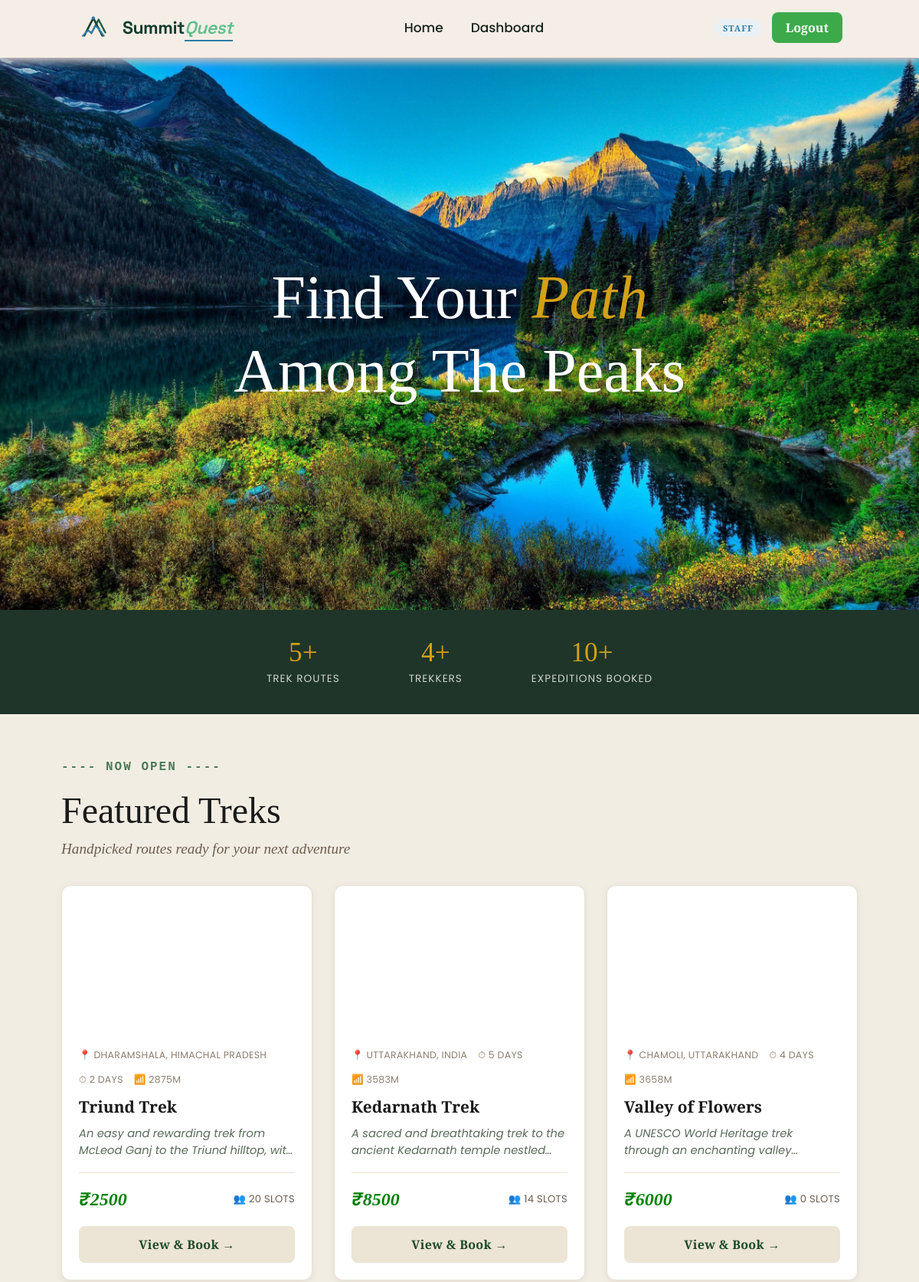
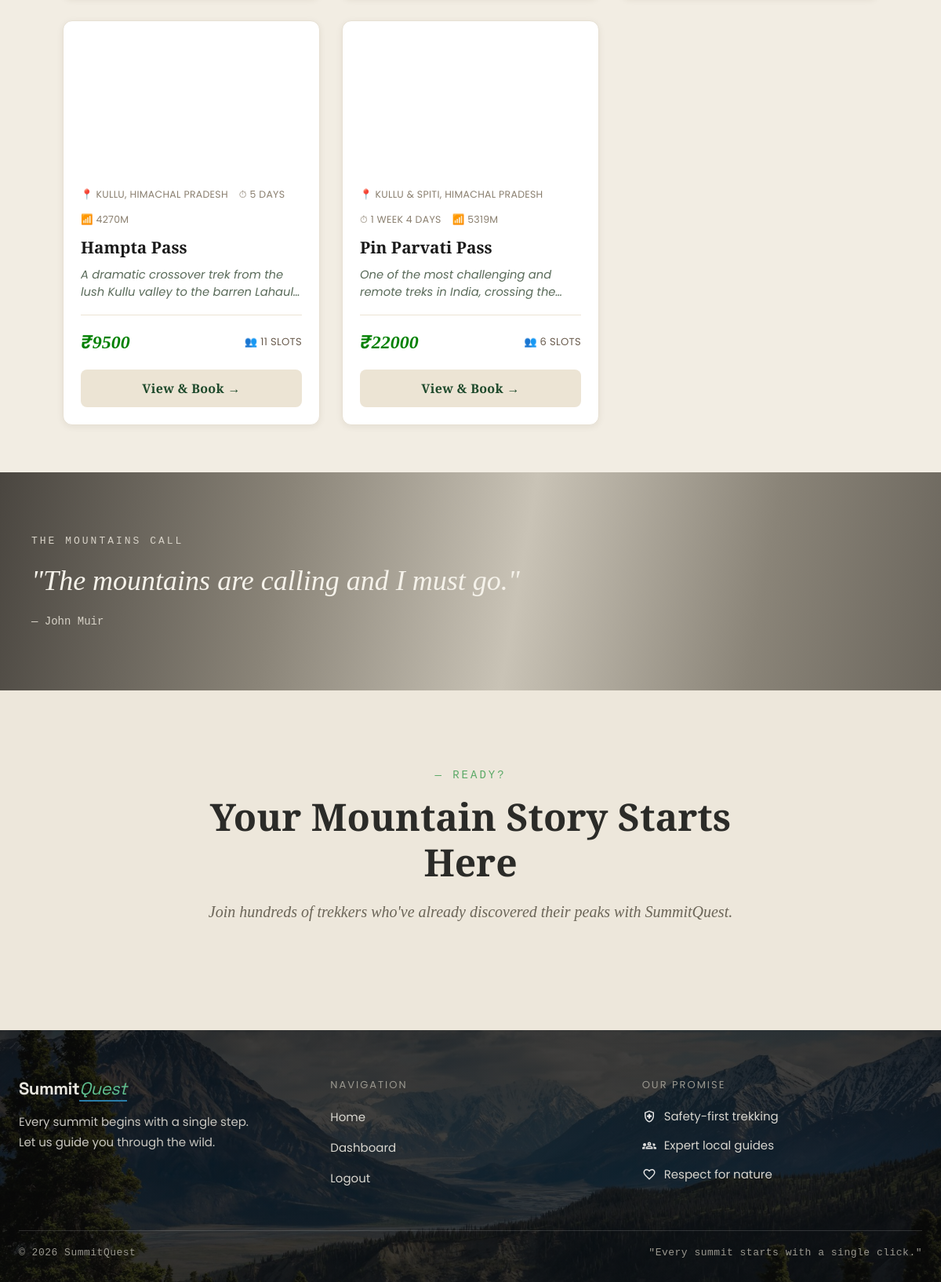
The app's page / (signed in) with its own data (2 pictures, top to bottom).
### app/models.py (models this page shows, shortened)
class Treks(db.Model):
    __tablename__ = "trek"
    id = db.Column(db.Integer, primary_key = True)
    name = db.Column(db.String(256), nullable= False, index = True)
    location = db.Column(db.String(50), nullable= False, index = True)
    difficulty= db.Column(db.String(50), nullable = False, index = True)
    status = db.Column(db.String(50), nullable = False, default = "Pending")
    duration =  db.Column(db.Integer, nullable= False)
    starting_date = db.Column(db.Date, nullable= False)
    ending_date = db.Column(db.Date, nullable= False)
    is_blocked = db.Column(db.String(50),nullable = False,default = False)
    created_at = db.Column(db.DateTime, default=datetime.utcnow, nullable=False)
    capacity = db.Column(db.Integer, default = 10)
    available = db.Column(db.Integer, default = 10)
    description = db.Column(db.Text)
    updated_at = db.Column(db.DateTime, default=datetime.utcnow, onupdate=datetime.utcnow, nullable=False)
    price = db.Column(db.Float, default=0)
    altitude = db.Column(db.String(50), nullable=True)
    image_url = db.Column(db.String(500), nullable=True)
    highlights = db.Column(db.Text, nullable=True)
    requirements = db.Column(db.Text, nullable=True)
    assigned_staff_id = db.Column(db.Integer,db.ForeignKey("user.id"),nullable = True)
    bookings = db.relationship(
    "Bookings",
    backref="trek",
    cascade="all, delete-orphan")

### app/routes.py (the view)
@visit.route("/")
def home():
    open_treks = (
        Treks.query.filter(Treks.status.in_(["Approved", "Open"]))
        .order_by(Treks.starting_date)
        .limit(6)
        .all()
    )
    stats = {
        "treks": Treks.query.count(),
        "users": User.query.filter_by(role="trekker").count(),
        "bookings": Bookings.query.count(),
    }
    return render_template("index.html", open_treks=open_treks, stats=stats)

### app/utils.py (called while the page is built)
def current_user():
    if 'user_id' not in session:
        return AnonUser()
    return SessionUser(session)

def format_duration(days):
    if not days or days < 1:
        return '—'
    weeks, remainder = divmod(int(days), 7)
    parts = []
    if weeks:
        parts.append(f"{weeks} Week{'s' if weeks > 1 else ''}")
    if remainder:
        parts.append(f"{remainder} Day{'s' if remainder > 1 else ''}")
    return ' '.join(parts) if parts else f"{days} Day{'s' if days != 1 else ''}"

### templates/index.html (shortened to what this page needs)
{% extends "base.html"%}
{% block extra_css%}
<link rel="stylesheet" href="{{ url_for('static', filename='css/for_index.css') }}">
{% endblock %}
{% block content %}
<div class="hero">
    <h1 class="hero-title">
        Find Your <span class="accent">Path</span> Among The Peaks
    </h1>
</div>
<section class="stats-strip">
    <div class="stat-item">
        <div class="stat-number">{{ stats.treks }}+</div>
        <div class="stat-label">Trek Routes</div>
    </div>
    <div class="stat-item">
        <div class="stat-number">{{ stats.users }}+</div>
        <div class="stat-label">Trekkers</div>
    </div>
    <div class="stat-item">
        <div class="stat-number">{{ stats.bookings }}+</div>
        <div class="stat-label">Expeditions Booked</div>
    </div>
</section>
<section class="featured-section" id="treks_redirect">
    <div class="open">
        <span class="open-text">---- NOW OPEN ----</span>
    </div>
    <h2 class="section-title">Featured Treks</h2>
    <p class="section-subtitle">Handpicked routes ready for your next adventure</p>
    {% if open_treks %}
    <div class="trek-grid">
        {% for trek in open_treks %}
        <div class="trek-card">
            <div class="trek-card-img" {% if trek.image_url %}style="background-image:url('{{ trek.image_url }}')"{% endif %}></div>
            <div class="trek-card-body">
                <div class="trek-card-icons">
                    <span>📍 {{ trek.location }}</span>
                    <span>⏱ {{ format_duration(trek.duration) }}</span>
                    {% if trek.altitude %}<span>📶 {{ trek.altitude }}</span>{% endif %}
                </div>
                <h3>{{ trek.name }}</h3>
                <p class="trek-card-desc">{{ trek.description[:110] }}{% if trek.description|length > 110 %}…{% endif %}</p>
                <div class="trek-card-divider"></div>
                <div class="trek-card-footer">
                    <span class="trek-card-price">₹{{ "%.0f"|format(trek.price) }}</span>
                    <span class="trek-card-slots">👥 {{ trek.available }} slots</span>
                </div>
                <a href="{{ url_for('visit.trek_detail', trek_id=trek.id) }}" class="trek-card-cta">View &amp; Book →</a>
            </div>
        </div>
        {% endfor %}
    </div>
    {% else %}
    <p class="muted">No open treks right now — check back soon!</p>
    {% endif %}
</section>
<section class="quote">
    <div class="quote_container">
        <p class="quote_label">The Mountains Call</p>
        <p class="quote_text">"The mountains are calling and I must go."</p>
        <p class="quote_author">— John Muir</p>
    </div>
</section>
<section class="redirect">
    <div class="redirect_container">
        <p class="redirect_label">— Ready?</p>
        <h2 class="redirect_title">Your Mountain Story Starts Here</h2>
        <p class="redirect_subtitle">Join hundreds of trekkers who've already discovered their peaks with SummitQuest.</p>
    </div>
</section>
{% endblock %}

### static/css/style.css (style rules this page uses)
* { margin: 0; padding: 0; box-sizing: border-box; }
html { scroll-behavior: smooth; }
body { font-family: 'Playfair Display', 'Poppins', sans-serif; background-color: #f5f0e8; color: #16231C; }
a { color: inherit; }

### static/css/for_index.css (style rules this page uses)
.hero { background-image: url(../assets/front.jpg); width: auto; height: 90vh; background-size: cover; background-position: center; background-repeat: no-repeat; margin-top: 76px; position: relative; display: flex; flex-direction: column; align-items: center; justify-content: center; text-align: center; }
.hero-title { font-family: 'Playfair Display', Georgia, serif; font-size: 5rem; font-weight: 500; color: #ffffff; line-height: 1.2; max-width: 700px; margin: 0; padding: 0 20px; }
.accent { color: #d4a017; font-style: italic; font-weight: 400; }
.featured-section { background-color: #f2ede3; padding: 60px 80px; }
.open { display: flex; align-items: center; gap: 10px; margin-bottom: 20px; }
.open-text { font-family: 'Courier New', monospace; font-size: 1rem; font-weight: 600; letter-spacing: 2px; color: #4a7c59; }
.section-title { font-family: 'Playfair Display', Georgia, serif; font-size: 3rem; font-weight: 500; color: #1a1a1a; margin: 0 0 12px 0; }
.section-subtitle { font-family: 'Playfair Display', Georgia, serif; font-style: italic; font-size: 1.2rem; color: #6b5d4f; margin: 0; }
.stats-strip { display: flex; justify-content: center; gap: 90px; padding: 36px 20px; background: #1f3529; }
.stat-number { font-family: 'Playfair Display', Georgia, serif; font-size: 2.2rem; color: #d4a017; text-align: center; }
.stat-label { font-size: 0.85rem; letter-spacing: 1px; text-transform: uppercase; color: #cfd6cf; text-align: center; margin-top: 4px; }
.trek-grid { display: grid; grid-template-columns: repeat(3, 1fr); gap: 28px; margin-top: 36px; }
.trek-card { background: #fff; border-radius: 12px; overflow: hidden; border: 1px solid #e7e0d3; display: flex; flex-direction: column; transition: transform 0.35s ease, box-shadow 0.35s ease; box-shadow: 0 2px 8px rgba(60, 50, 30, 0.08); }
.trek-card-img { height: 190px; background: linear-gradient(135deg, #2f5d3a, #143C2D); background-size: cover; background-position: center; position: relative; }
.trek-card-body { padding: 22px; display: flex; flex-direction: column; flex: 1; }
.trek-card-icons { display: flex; flex-wrap: wrap; gap: 14px; font-size: 0.78rem; letter-spacing: 0.3px; text-transform: uppercase; color: #8a7f6f; margin-bottom: 12px; }
.trek-card-body h3 { font-family: 'Playfair Display', Georgia, serif; font-size: 1.3rem; color: #1a1a1a; margin-bottom: 10px; }
.trek-card-desc { font-style: italic; font-size: 0.92rem; line-height: 1.5; color: #5a6b5a; margin-bottom: 18px; display: -webkit-box; -webkit-line-clamp: 2; -webkit-box-orient: vertical; overflow: hidden; }
.trek-card-divider { border-top: 1px solid #ece4d4; margin-bottom: 16px; }
.trek-card-footer { display: flex; justify-content: space-between; align-items: center; margin-bottom: 18px; }
.trek-card-price { font-family: 'Times New Roman','Poppins','Playfair Display', Georgia, serif; font-style: italic; font-size: 1.5rem; font-weight: 600; color: green; }
.trek-card-slots { font-size: 0.82rem; color: #6b5d4f; text-transform: uppercase; letter-spacing: 0.3px; }
.trek-card-cta { display: block; margin-top: auto; text-align: center; text-decoration: none; background: #ece4d4; color: #1f4a2c; font-weight: 600; letter-spacing: 0.3px; padding: 13px; border-radius: 8px; transition: all 0.35s ease; }

### records on screen
Treks: location "DHARAMSHALA, HIMACHAL PRADESH", duration "2 DAYS", altitude "2875M", name "Triund Trek", description "An easy and rewarding trek from McLeod Ganj to the Triund hilltop,…", price "2500", available "20"
Treks: location "UTTARAKHAND, INDIA", duration "5 DAYS", altitude "3583M", name "Kedarnath Trek", description "A sacred and breathtaking trek to the ancient Kedarnath temple…", price "8500", available "14"
Treks: location "CHAMOLI, UTTARAKHAND", duration "4 DAYS", altitude "3658M", name "Valley of Flowers", description "A UNESCO World Heritage trek through an enchanting…", price "6000", available "0"
Treks: location "KULLU, HIMACHAL PRADESH", duration "5 DAYS", altitude "4270M", name "Hampta Pass", description "A dramatic crossover trek from the lush Kullu valley to the barren…", price "9500", available "11"
Treks: location "KULLU & SPITI, HIMACHAL PRADESH", duration "1 WEEK 4 DAYS", altitude "5319M", name "Pin Parvati Pass", description "One of the most challenging and remote treks in India, crossing…", price "22000", available "6"

### other values on screen
{{ current_user.role }} "STAFF"
{{ stats.treks }} "5"
{{ stats.users }} "4"
{{ stats.bookings }} "10"
